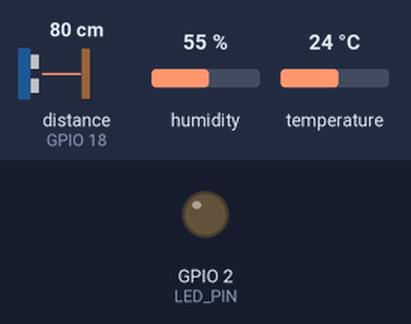
This sketch was run on a simulated ESP32. Parts: output pins drawn as LEDs (lit = HIGH). Wiring (inferred from the names in the program): ultrasonic range finder: trigger GPIO 5; echo GPIO 18. The inputs (shaded band) are chosen by the test bench; at power-on: distance to the obstacle (sensor on GPIO 18) 80 cm, humidity 55 %, temperature 24 °C. The echo pulse lasts 58.3 µs per cm; WiFi joins after 1.5 s; servers stay silent unless stated; no MQTT or app messages arrive unless stated; pins used as bus, display or sensor lines are not drawn; what the sketch prints to the serial monitor is not drawn.

Above: at 2.3 s.
At 6.04 s:
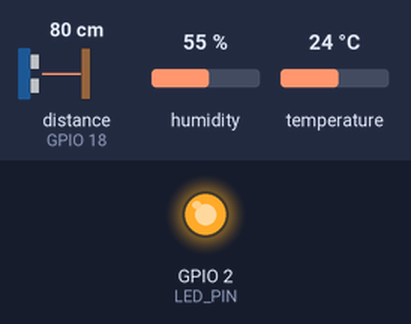
Timing chart, 0 to 8.6 s (numbered marks = the images above):
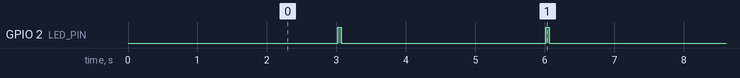

The sketch:

sketch.ino
```cpp
#include <WiFi.h>
#include <PubSubClient.h>
#include <DHT.h>

const char* WIFI_SSID = "Wokwi-GUEST";
const char* WIFI_PASSWORD = "";

const char* MQTT_SERVER = "broker.hivemq.com";
const int MQTT_PORT = 1883;
const char* MQTT_TOPIC = "iot/lab2/manh_ptit/telemetry";
const char* DEVICE_ID = "esp32_node_01";

// Chân DHT22 (GPIO 15)
const int DHT_PIN = 15;
#define DHTTYPE DHT22
DHT dht(DHT_PIN, DHTTYPE);

const int TRIG_PIN = 5;
const int ECHO_PIN = 18;
const int LED_PIN = 2;
const unsigned long SEND_INTERVAL_MS = 3000;

WiFiClient wifiClient;
PubSubClient mqttClient(wifiClient);

unsigned long lastSend = 0;
unsigned long sequenceNo = 0;

void setup() {
  Serial.begin(115200);
  delay(200);
  Serial.println("\n==========================================");
  Serial.println(">>> SERIAL MONITOR HOAT DONG THANH CONG <<<");
  Serial.println("==========================================");

  pinMode(TRIG_PIN, OUTPUT);
  pinMode(ECHO_PIN, INPUT);
  pinMode(LED_PIN, OUTPUT);

  dht.begin();

  Serial.print("Dang ket noi WiFi");
  WiFi.mode(WIFI_STA);
  WiFi.begin(WIFI_SSID, WIFI_PASSWORD);

  int retryWiFi = 0;
  while (WiFi.status() != WL_CONNECTED && retryWiFi < 15) {
    delay(300);
    Serial.print(".");
    retryWiFi++;
  }

  if (WiFi.status() == WL_CONNECTED) {
    Serial.println(" Da ket noi WiFi!");
  } else {
    Serial.println(" Bo qua cho WiFi, tiep tuc chay...");
  }

  mqttClient.setServer(MQTT_SERVER, MQTT_PORT);
  mqttClient.setBufferSize(512);
  Serial.println("San sang gui du lieu!\n");
}

float readDistanceCm() {
  digitalWrite(TRIG_PIN, LOW);
  delayMicroseconds(2);
  digitalWrite(TRIG_PIN, HIGH);
  delayMicroseconds(10);
  digitalWrite(TRIG_PIN, LOW);

  unsigned long duration = pulseIn(ECHO_PIN, HIGH, 30000);
  if (duration == 0) return 45.0f;
  return duration * 0.0343f / 2.0f;
}

void loop() {
  if (!mqttClient.connected()) {
    String clientId = "ESP32-PTIT-" + String((uint32_t)ESP.getEfuseMac(), HEX);
    Serial.print("Dang ket noi MQTT...");
    if (mqttClient.connect(clientId.c_str())) {
      Serial.println(" Ket noi Broker thanh cong!");
    } else {
      Serial.printf(" That bai (rc=%d). Se thu lai sau.\n", mqttClient.state());
    }
  } else {
    mqttClient.loop();
  }

  unsigned long now = millis();
  if (now - lastSend >= SEND_INTERVAL_MS) {
    lastSend = now;

    // Đọc cảm biến trực tiếp từ Wokwi
    float t = dht.readTemperature();
    float h = dht.readHumidity();
    float distance = readDistanceCm();

    // Fallback: nếu đọc lỗi thì tạo biến động nhẹ quanh mức nền để test pipeline
    static float baseTemp = 28.5f;
    static float baseHum = 65.0f;
    float temp = isnan(t) ? (baseTemp += 0.4f) : t;
    float hum  = isnan(h) ? (baseHum -= 0.5f) : h;

    sequenceNo++;
    char payload[256];
    snprintf(payload, sizeof(payload),
             "{\"device_id\":\"%s\",\"temperature\":%.2f,\"humidity\":%.2f,\"distance_cm\":%.2f,\"sequence\":%lu,\"uptime_s\":%lu}",
             DEVICE_ID, temp, hum, distance, sequenceNo, millis() / 1000);

    bool ok = mqttClient.publish(MQTT_TOPIC, payload);
    Serial.printf("[PUBLISH %lu] %s | %s\n", sequenceNo, payload, ok ? "OK" : "FAILED");

    digitalWrite(LED_PIN, HIGH);
    delay(50);
    digitalWrite(LED_PIN, LOW);
  }
}
```

Measured:
- by itself, GPIO 2 (LED_PIN): alternates HIGH for 0.05 s and LOW for 3.0 s
